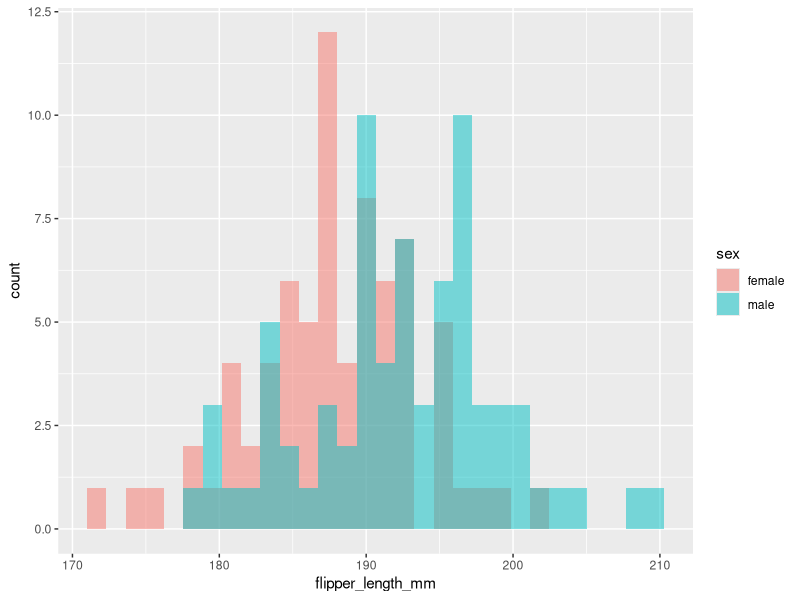
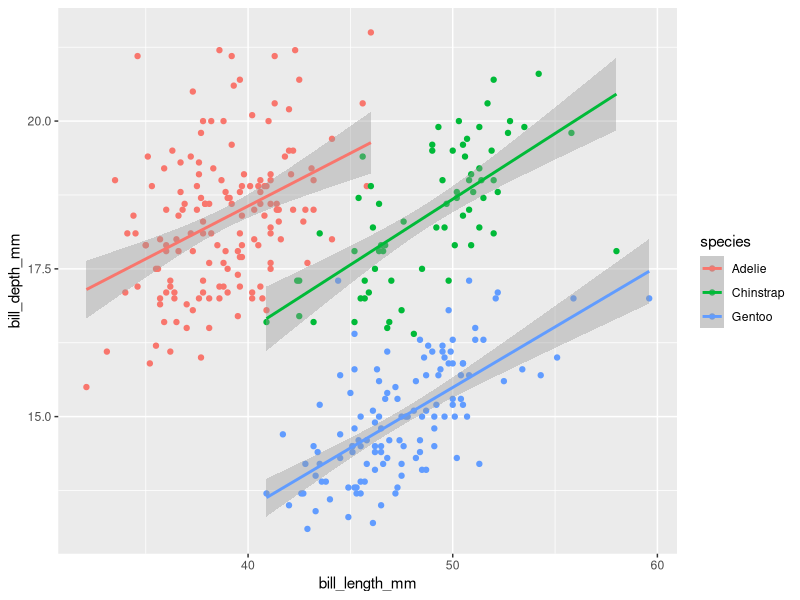

The R script that drew these images, in order:
library(tidyverse)
library(palmerpenguins)
library(broom)

head(penguins)

glimpse(penguins)

table(penguins$species)
table(penguins$species, penguins$island)
table(penguins$species, penguins$island, penguins$sex)

#What questions might we want to ask?
#  Some examples...
#  Do male and female Adelie penguins have different bill lengths?
#  Do Adelie penguins on different islands have different flipper lengths?
#  Have bill lengths of Chinstrap penguins changed over the years?

adelie_penguins <- penguins %>%
  filter(species == "Adelie")

ggplot(data = adelie_penguins %>% filter(!is.na(sex)), aes(x = flipper_length_mm, fill = sex)) +
  geom_histogram(position = "identity", alpha = 0.5)

male_adelie_penguins <- adelie_penguins %>%
  filter(sex == "male")

female_adelie_penguins <- adelie_penguins %>%
  filter(sex == "female")

# Student's t-test
t.test(male_adelie_penguins$flipper_length_mm, female_adelie_penguins$flipper_length_mm, var.equal = TRUE)

model_results <- lm(data = adelie_penguins, 
   formula = flipper_length_mm ~ sex) %>%
  summary() %>%
  tidy()

model_results$p.value[2] # extract the p-value

# what if this is confounded by year?
# include year as a covariate in a multiple linear regression

lm(data = adelie_penguins, 
   formula = flipper_length_mm ~ sex + year) %>%
  summary() %>%
  tidy()

# what if island is also potentially important?

lm(data = adelie_penguins, 
   formula = flipper_length_mm ~ sex + year + island) %>%
  summary() %>%
  tidy()

# what is being treated as the "reference level" of island?
table(adelie_penguins$island)

# how can we test if not the difference between each island and Biscoe, 
# but whether there are any differences across islands at all?
# in other words, is island a significant predictor?

full_model <- lm(data = adelie_penguins, 
                 formula = flipper_length_mm ~ sex + year + island)

reduced_model <- lm(data = adelie_penguins, 
                    formula = flipper_length_mm ~ sex + year)

anova(full_model, reduced_model)

## Using your model to make predictions
# What is the expected flipper length of a female penguin on the island of Dream in year 2008?

summary(full_model)
-5275.0999 + (2.7197 * 2008) + 1.4111

new_obs <- tibble(sex = "female", island = "Dream", year = 2008)

predict(full_model, newdata = new_obs)


ggplot(data = penguins, aes(x = bill_length_mm, y = bill_depth_mm, color = species)) +
  geom_point() +
  stat_smooth(method = "lm")




